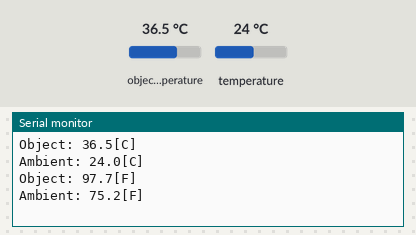
A program run on a simulated ESP32. On the bench: the last lines printed to the serial monitor. Inputs (shaded band) come from the test bench; at power-on: object temperature 36.5 °C, temperature 24 °C.

Above: at 1.2 s.
1.3 s: object temperature set to 20 °C
At 3.1 s:
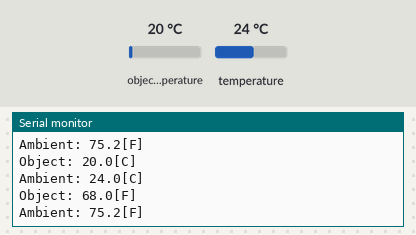
3.2 s: temperature set to 12 °C
5.1 s: object temperature set to 26 °C
At 6.4 s:
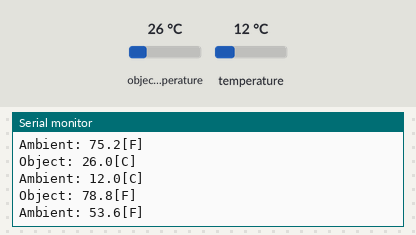
Timing chart, 0 to 8.1 s (numbered marks = the images above; inputs shaded):
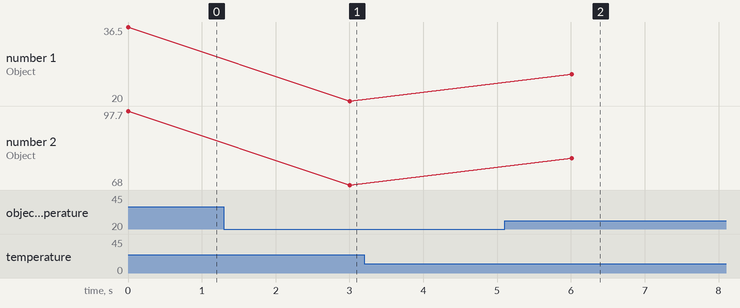

Measured:
- after the input at 1.3 s, the serial monitor: prints a new line after 1.7 s (image 1)
- after the input at 5.1 s, the serial monitor: prints a new line after 0.91 s (image 2)
- plotted number 1: 36.5 → 20 after the input at 1.3 s, 20 → 26 after the input at 5.1 s
- plotted number 2: 97.7 → 68 after the input at 1.3 s, 68 → 78.8 after the input at 5.1 s

The program:

main.cpp
```cpp
#include <Adafruit_MLX90614.h>

Adafruit_MLX90614 mlx = Adafruit_MLX90614();

void setup() {
  Serial.begin(115200);
  mlx.begin();
}

void loop() {
  String line1, line2, line3, line4;
  line1 = "Object: ";
  line1 += String(mlx.readObjectTempC(), 1);
  line1 += "[C]";
  line2 = "Ambient: ";
  line2 += String(mlx.readAmbientTempC(), 1);
  line2 += "[C]";

  line3 = "Object: ";
  line3 += String(mlx.readObjectTempF(), 1);
  line3 += "[F]";
  line4 = "Ambient: ";
  line4 += String(mlx.readAmbientTempF(), 1);
  line4 += "[F]";

  Serial.println(line1);
  Serial.println(line2);
  Serial.println();
  Serial.println(line3);
  Serial.println(line4);
  Serial.println();

  delay(3000);
}
```
